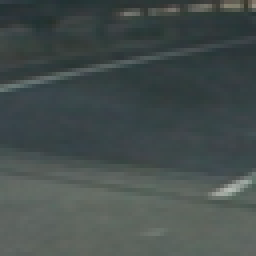
#> input picture data/non-vehicles/image1128.png, 64 x 64 px (shown 4 times larger); its folder holds only this picture in this run
$ jupyter execute --allow-errors VehicheDetect.ipynb   (shell and % lines are left out)   (older library calls are emulated)
#> lines starting #> are read from the running program, lines starting #| are printed output that depends on the picture
# Self-Driving Car Engineer Nanodegree
## Project: Vehicle Detection and Tracking

[cell 1]
import matplotlib.image as mpimg
import matplotlib.pyplot as plt
import numpy as np
import cv2
import glob
import time
from sklearn.svm import LinearSVC
from sklearn.preprocessing import StandardScaler
from skimage.feature import hog
from sklearn.model_selection import train_test_split
from skimage.feature import hog

## Features extraction

Here we define functions for features extraction (HOG, binned color and color histogram features). The functions are based on code from the Udacity's lectures.

[cell 2]
def get_hog_features(img, orient, pix_per_cell, cell_per_block, vis=False, feature_vec=True):
    if vis == True: # Call with two outputs if vis==True to visualize the HOG
        features, hog_image = hog(img, orientations=orient,
                                  pixels_per_cell=(pix_per_cell, pix_per_cell),
                                  cells_per_block=(cell_per_block, cell_per_block),
                                  transform_sqrt=True,
                                  visualise=vis, feature_vector=feature_vec)
        return features, hog_image
    else:      # Otherwise call with one output
        features = hog(img, orientations=orient,
                       pixels_per_cell=(pix_per_cell, pix_per_cell),
                       cells_per_block=(cell_per_block, cell_per_block),
                       transform_sqrt=True,
                       visualise=vis, feature_vector=feature_vec)
        return features

# Define a function to compute binned color features
def bin_spatial(img, size=(16, 16)):
    return cv2.resize(img, size).ravel()

# Define a function to compute color histogram features
def color_hist(img, nbins=32):
    ch1 = np.histogram(img[:,:,0], bins=nbins, range=(0, 256))[0]#We need only the histogram, no bins edges
    ch2 = np.histogram(img[:,:,1], bins=nbins, range=(0, 256))[0]
    ch3 = np.histogram(img[:,:,2], bins=nbins, range=(0, 256))[0]
    hist = np.hstack((ch1, ch2, ch3))
    return hist

The `extract_features` function extracl all nessesary features from images. It also augment the train dataset by horizontal image flipping.

[cell 3]
# Define a function to extract features from a list of images
def img_features(feature_image, spatial_feat, hist_feat, hog_feat, hist_bins, orient,
                        pix_per_cell, cell_per_block, hog_channel):
    file_features = []
    if spatial_feat == True:
        spatial_features = bin_spatial(feature_image, size=spatial_size)
        #print 'spat', spatial_features.shape
        file_features.append(spatial_features)
    if hist_feat == True:
         # Apply color_hist()
        hist_features = color_hist(feature_image, nbins=hist_bins)
        #print 'hist', hist_features.shape
        file_features.append(hist_features)
    if hog_feat == True:
    # Call get_hog_features() with vis=False, feature_vec=True
        if hog_channel == 'ALL':
            hog_features = []
            for channel in range(feature_image.shape[2]):
                hog_features.append(get_hog_features(feature_image[:,:,channel],
                                        orient, pix_per_cell, cell_per_block,
                                        vis=False, feature_vec=True))
                hog_features = np.ravel(hog_features)
        else:
            feature_image = cv2.cvtColor(feature_image, cv2.COLOR_LUV2RGB)
            feature_image = cv2.cvtColor(feature_image, cv2.COLOR_RGB2GRAY)
            hog_features = get_hog_features(feature_image[:,:], orient,
                            pix_per_cell, cell_per_block, vis=False, feature_vec=True)
                #print 'hog', hog_features.shape
            # Append the new feature vector to the features list
        file_features.append(hog_features)
    return file_features

def extract_features(imgs, color_space='RGB', spatial_size=(32, 32),
                        hist_bins=32, orient=9,
                        pix_per_cell=8, cell_per_block=2, hog_channel=0,
                        spatial_feat=True, hist_feat=True, hog_feat=True):
    # Create a list to append feature vectors to
    features = []
    # Iterate through the list of images
    for image in imgs:

        # apply color conversion if other than 'RGB'
        if color_space != 'RGB':
            if color_space == 'HSV':
                feature_image = cv2.cvtColor(image, cv2.COLOR_RGB2HSV)
            elif color_space == 'LUV':
                feature_image = cv2.cvtColor(image, cv2.COLOR_RGB2LUV)
            elif color_space == 'HLS':
                feature_image = cv2.cvtColor(image, cv2.COLOR_RGB2HLS)
            elif color_space == 'YUV':
                feature_image = cv2.cvtColor(image, cv2.COLOR_RGB2YUV)
            elif color_space == 'YCrCb':
                feature_image = cv2.cvtColor(image, cv2.COLOR_RGB2YCrCb)
        else: feature_image = np.copy(image)
        file_features = img_features(feature_image, spatial_feat, hist_feat, hog_feat, hist_bins, orient,
                        pix_per_cell, cell_per_block, hog_channel)
        features.append(np.concatenate(file_features))


    return features # Return list of feature vectors

## Data loading
Here we create lists of [vehicles](https://s3.amazonaws.com/udacity-sdc/Vehicle_Tracking/vehicles.zip) and [not-vehicles](https://s3.amazonaws.com/udacity-sdc/Vehicle_Tracking/non-vehicles.zip) images provided by Udacity. Corrisponding folders contain unzilled archives.

[cell 4]
# Read in cars and notcars
cars = []
notcars = []


images = glob.glob('./data/non-vehicles/*.png')
for file in images:
    image=mpimg.imread(file)
#> image is the input picture: shape (64, 64, 3) float32; mean R, G, B 0.269, 0.307, 0.301
    notcars.append(image)
    notcars.append(cv2.flip(image,1))

images = glob.glob('./data/vehicles/*/*.png')
for file in images:
    image=mpimg.imread(file)
    cars.append(image)
    cars.append(cv2.flip(image,1))
## Uncomment if you need to reduce the sample size
#sample_size = 500
#cars = cars[0:sample_size]
#notcars = notcars[0:sample_size]
print(len(cars))
print(len(notcars))
#| 2

As we can see, there are about the same number of objects of both classes, so, wo do not need to balance number of images.

## Classifier

The following code chunk creates feature list for the training data. Feature list is normolized by the `StandardScaler()` method from `sklearn`. The data is splitted into thaining and testing subsets (80% and 20%).

The classifier (Linear SVM) is trained there as well.

[cell 5]
# Define parameters for feature extraction
color_space = 'LUV' # Can be RGB, HSV, LUV, HLS, YUV, YCrCb
orient = 8  # HOG orientations
pix_per_cell = 8 # HOG pixels per cell
cell_per_block = 2 # HOG cells per block
hog_channel = 0 # Can be 0, 1, 2, or "ALL"
spatial_size = (16, 16) # Spatial binning dimensions
hist_bins = 32    # Number of histogram bins
spatial_feat = True # Spatial features on or off
hist_feat = True # Histogram features on or off
hog_feat = True # HOG features on or off

car_features = extract_features(cars, color_space=color_space,
                        spatial_size=spatial_size, hist_bins=hist_bins,
                        orient=orient, pix_per_cell=pix_per_cell,
                        cell_per_block=cell_per_block,
                        hog_channel=hog_channel, spatial_feat=spatial_feat,
                        hist_feat=hist_feat, hog_feat=hog_feat)

notcar_features = extract_features(notcars, color_space=color_space,
                        spatial_size=spatial_size, hist_bins=hist_bins,
                        orient=orient, pix_per_cell=pix_per_cell,
                        cell_per_block=cell_per_block,
                        hog_channel=hog_channel, spatial_feat=spatial_feat,
                        hist_feat=hist_feat, hog_feat=hog_feat)
#> the loop in extract_features (call 2), `for image in imgs:  # apply color conversion if other than 'RGB'` made 2 passes
#> notcar_features = 2 items
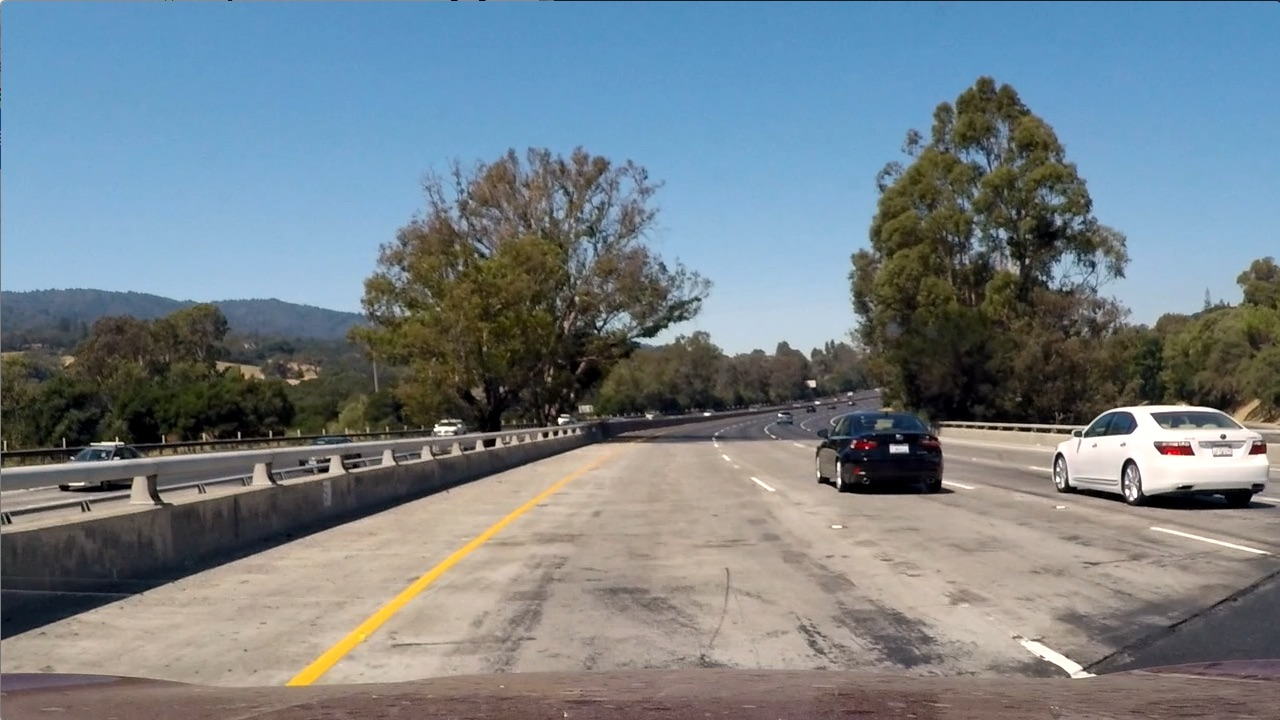
#> input picture test_images/test1.jpg, 1280 x 720 px
#> further down, image is the input picture: shape (720, 1280, 3); mean B, G, R 135.5, 128.7, 117.5

#> (the rest of this cell did not finish here and is left out)

## Slide window

Here we define a sliding window function `slide_window` to generate a list of boxes with predefined parameters and a `draw_boxes` to draw the list of boxes on an image.
These and some of the following functions are from the Udacity's lectures because they just work and perform useful tasks.

[cell 6]
def slide_window(img, x_start_stop=[None, None], y_start_stop=[None, None],
                    xy_window=(64, 64), xy_overlap=(0.5, 0.5)):
    # If x and/or y start/stop positions not defined, set to image size
#> called with xy_window = (128, 128), xy_overlap = (0.85, 0.85)
    if x_start_stop[0] == None:
        x_start_stop[0] = 0
    if x_start_stop[1] == None:
        x_start_stop[1] = img.shape[1]
    if y_start_stop[0] == None:
        y_start_stop[0] = 0
    if y_start_stop[1] == None:
        y_start_stop[1] = img.shape[0]
    # Compute the span of the region to be searched
    xspan = x_start_stop[1] - x_start_stop[0]
    yspan = y_start_stop[1] - y_start_stop[0]
    # Compute the number of pixels per step in x/y
    nx_pix_per_step = np.int(xy_window[0]*(1 - xy_overlap[0]))
#> nx_pix_per_step = 19
    ny_pix_per_step = np.int(xy_window[1]*(1 - xy_overlap[1]))
#> ny_pix_per_step = 19
    # Compute the number of windows in x/y
    nx_buffer = np.int(xy_window[0]*(xy_overlap[0]))
#> nx_buffer = 108
    ny_buffer = np.int(xy_window[1]*(xy_overlap[1]))
#> ny_buffer = 108
    nx_windows = np.int((xspan-nx_buffer)/nx_pix_per_step)
#> nx_windows = 61
    ny_windows = np.int((yspan-ny_buffer)/ny_pix_per_step)
#> ny_windows = 6
    # Initialize a list to append window positions to
    window_list = []
    # Loop through finding x and y window positions
    # Note: you could vectorize this step, but in practice
    # you'll be considering windows one by one with your
    # classifier, so looping makes sense
    for ys in range(ny_windows):
        for xs in range(nx_windows):
            # Calculate window position
            startx = xs*nx_pix_per_step + x_start_stop[0]
            endx = startx + xy_window[0]
            starty = ys*ny_pix_per_step + y_start_stop[0]
            endy = starty + xy_window[1]
            # Append window position to list
            window_list.append(((startx, starty), (endx, endy)))
#> after the loop, window_list = 366 items
    # Return the list of windows
    return window_list

# Define a function to draw bounding boxes on an image
def draw_boxes(img, bboxes, color=(0, 0, 255), thick=6):
    imcopy = np.copy(img) # Make a copy of the image
    for bbox in bboxes: # Iterate through the bounding boxes
        cv2.rectangle(imcopy, bbox[0], bbox[1], color, thick)
    return imcopy

[cell 7]
# [44 lines left out: function single_img_features, not called in this run]

[cell 8]
# Define a function you will pass an image
# and the list of windows to be searched (output of slide_windows())
# [29 lines left out: function search_windows, not called in this run]

# A function to show an image
def show_img(img):
    if len(img.shape)==3: #Color BGR image
        plt.figure()
        plt.imshow(cv2.cvtColor(img, cv2.COLOR_BGR2RGB))
    else: # Grayscale image
        plt.figure()
        plt.imshow(img, cmap='gray')

### Classifier test

Here we test the calssifier on the test images

[cell 9]
t=time.time() # Start time
#> (the rest of this cell did not finish here and is left out)

As we can see on examples above, the classifier successfully finds cars on the test images. However, there is a false positive example, so, we will need to apply a kind of filter (such as heat map) and the classifier failed to find a car on th 3rd image because it is too small for it. That is why, we will need to use multi scale windows.

## Advanced Sliding Windows

To increase performance we need to analize the smallest possible number of windows. That is why, we will scan with a search window not across the whole image, but only areas where a new car can appear and also we are going to scan areas where a car was detected (track cars).
### Detect new cars
On every frame we look for new passing cars (red areas on sides) cars and new far cars (blue area).

[cell 10]
image = cv2.imread('test_images/test2.jpg')
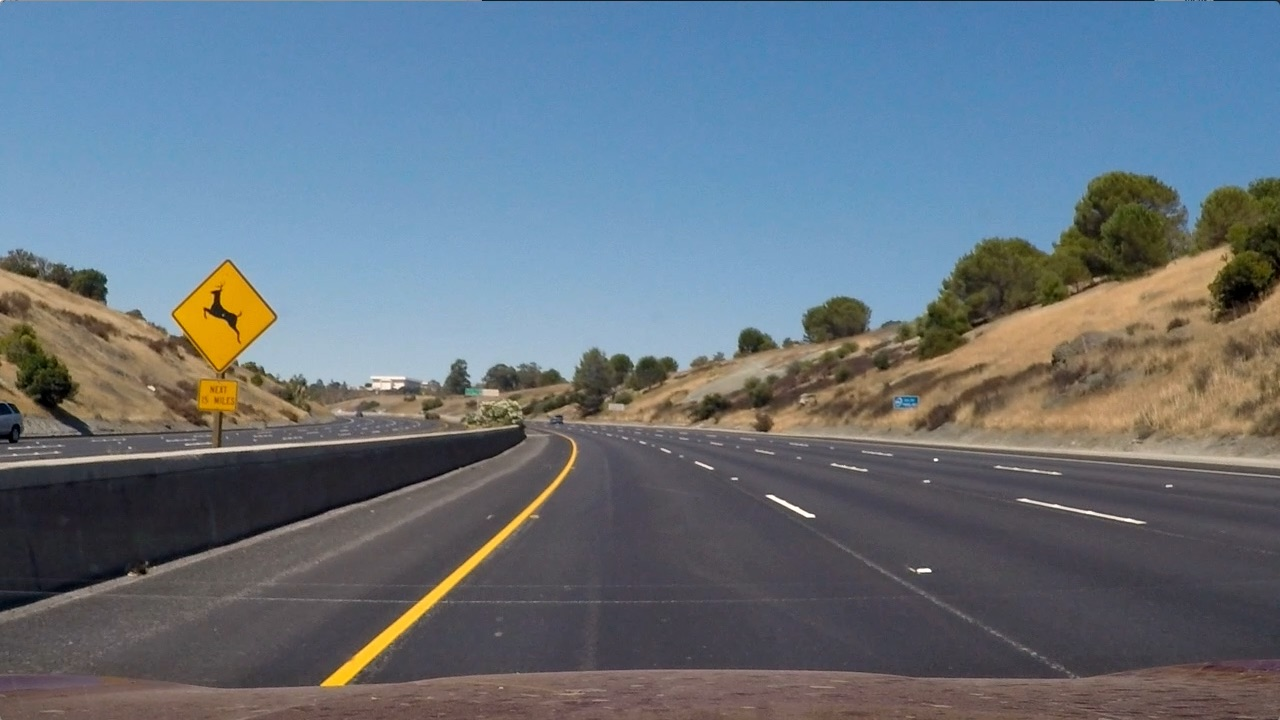
#> input picture test_images/test2.jpg, 1280 x 720 px
#> image is the input picture: shape (720, 1280, 3); mean B, G, R 125.5, 114.6, 102.8
windows = slide_window(image, x_start_stop=[930, None], y_start_stop=[420, 650],
                    xy_window=(128, 128), xy_overlap=(0.75, 0.75))
#> windows = 28 items
windows += slide_window(image, x_start_stop=[0, 350], y_start_stop=[420, 650],
                    xy_window=(128, 128), xy_overlap=(0.75, 0.75))
#> windows = 56 items
window_img = draw_boxes(image, windows, color=(0, 0, 255), thick=6)
#> the loop in draw_boxes, `for bbox in bboxes:` made 56 passes
#> bbox on passes 1 to 4: ((930, 420), (1058, 548)), ((962, 420), (1090, 548)), ((994, 420), (1122, 548)), ((1026, 420), (1154, 548))
windows = slide_window(image, x_start_stop=[400, 880], y_start_stop=[400, 470],
                    xy_window=(48, 48), xy_overlap=(0.75, 0.75))
#> windows = 74 items
window_img = draw_boxes(window_img, windows, color=(255, 0, 0), thick=6)
#> the loop in draw_boxes (call 2), `for bbox in bboxes:` made 74 passes
#> bbox on passes 1 to 4: ((400, 400), (448, 448)), ((412, 400), (460, 448)), ((424, 400), (472, 448)), ((436, 400), (484, 448))
show_img(window_img)

### Refine detected car position

For every detected car we are doing to scan with a sliding window the ROI around the previous known position. We use multiple scales of windows in order to detect the car and its position more accurate and reliable.

Here is an example with two scales of windows.

[cell 11]
image = cv2.imread('test_images/test5.jpg')
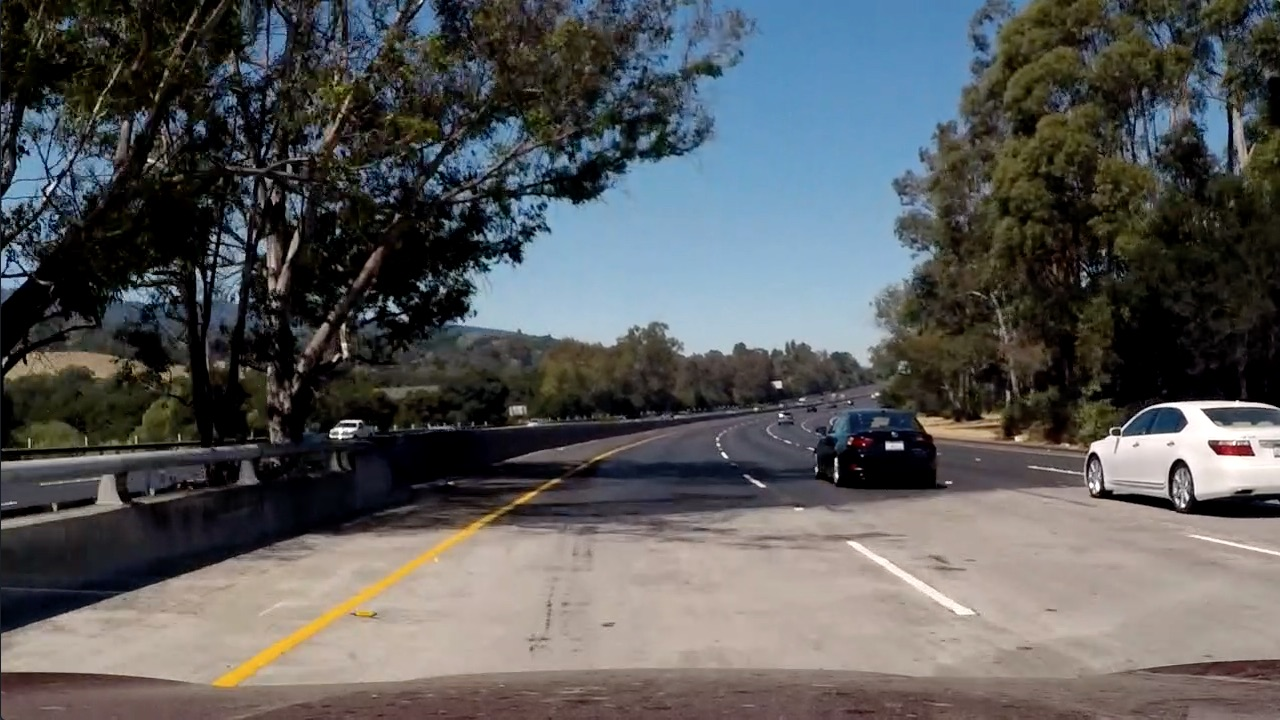
#> input picture test_images/test5.jpg, 1280 x 720 px
#> image is the input picture: shape (720, 1280, 3); mean B, G, R 89.8, 89.3, 88.5
track = (880, 450)
w_size = 80
windows = slide_window(image, x_start_stop=[track[0]-w_size,track[0]+w_size],
                       y_start_stop=[track[1]-w_size,track[1]+w_size],
                       xy_window=(128, 128), xy_overlap=(0.75, 0.75))
#> windows = [((800, 370), (928, 498)), ((832, 370), (960, 498)), ((800, 402), (928, 530)), ((832, 402), (960, 530))]
window_img = draw_boxes(image, windows, color=(0, 0, 255), thick=6)
windows = slide_window(image, x_start_stop=[track[0]-w_size,track[0]+w_size],
                       y_start_stop=[track[1]-int(w_size),track[1]+int(w_size)],
                       xy_window=(48, 48), xy_overlap=(0.75, 0.75))
#> windows = 100 items
window_img = draw_boxes(window_img, windows, color=(255, 0, 0), thick=6)
#> call 4 of draw_boxes, with color = (255, 0, 0), thick = 6
#> the loop in draw_boxes (call 4), `for bbox in bboxes:` made 100 passes
#> bbox on passes 1 to 4: ((800, 370), (848, 418)), ((812, 370), (860, 418)), ((824, 370), (872, 418)), ((836, 370), (884, 418))
#> after the loop in draw_boxes (call 4), `for bbox in bboxes:`:
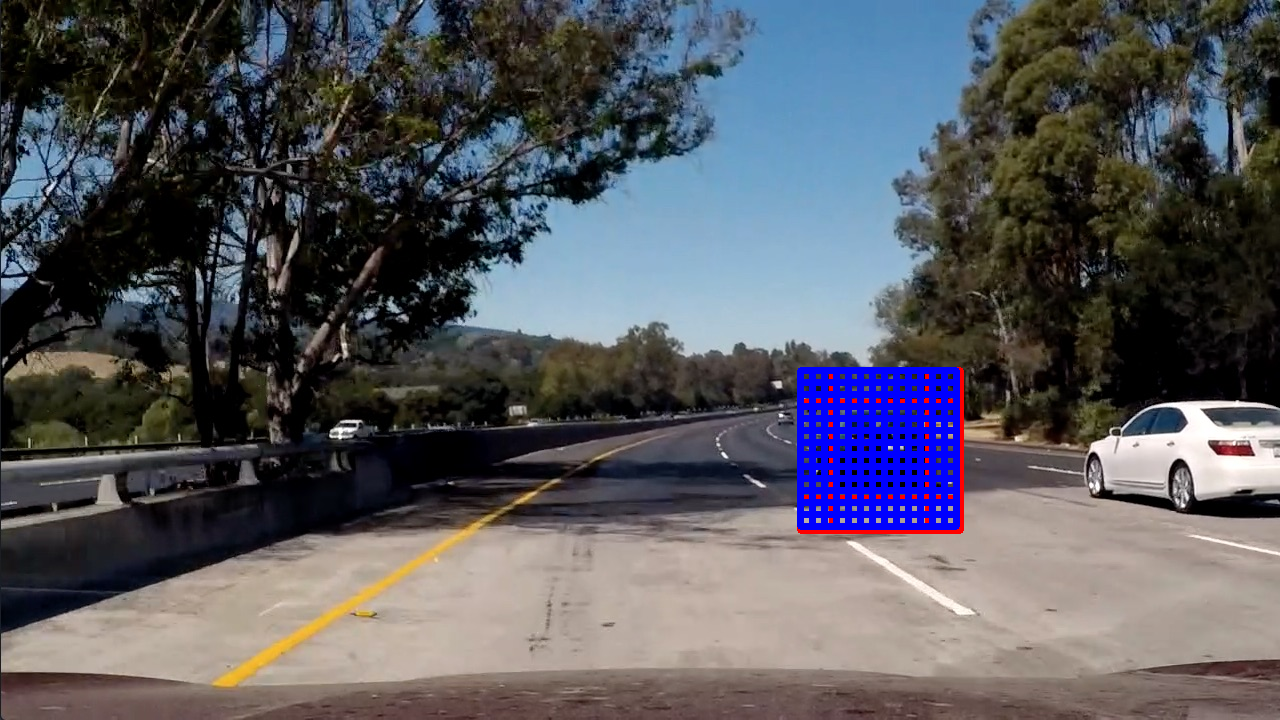
#> imcopy: shape (720, 1280, 3); mean B, G, R 94, 87.4, 87
show_img(window_img)

The following code chunk find windows with a car in a given range with windows of a given scale.

[cell 12]
def convert_color(img):
    return cv2.cvtColor(img, cv2.COLOR_RGB2LUV)

# [45 lines left out: function find_cars, not called in this run]

### Lane line function

Here we load a function from the [project 4](https://github.com/NikolasEnt/Advanced-Lane-Lines) of the Udacity Self-Driving Car Engineer Nanodegree and check if it still works.

[cell 13]
import laneline
for image in glob.glob('test_images/test3.jpg'):
    show_img(laneline.draw_lane(laneline.draw_lane_img_p(image)))
#> (this line was passed over: laneline is not available in this run)

## Frames processing

Here we process individual images or videos. To increase performance we skip every 2nd frame because we do not expect very fast moving of the detected cars. We filter all found windows by a heatmap approach (with *THRES* threshold), suggested in lectures.

In order to reduce jitter a function `filt` applies a simple low-pass filter on the new and the previous cars boxes coordinates and sizes.

[cell 14]
from scipy.ndimage.measurements import label

THRES = 3 # Minimal overlapping boxes
ALPHA = 0.75 # Filter parameter, weight of the previous measurements

image = cv2.imread('test_images/test1.jpg')
track_list = []#[np.array([880, 440, 76, 76])]
#track_list += [np.array([1200, 480, 124, 124])]
THRES_LEN = 32
Y_MIN = 440

heat_p = np.zeros((720, 1280)) # Store prev heat image
boxes_p = [] # Store prev car boxes
n_count = 0 # Frame counter
